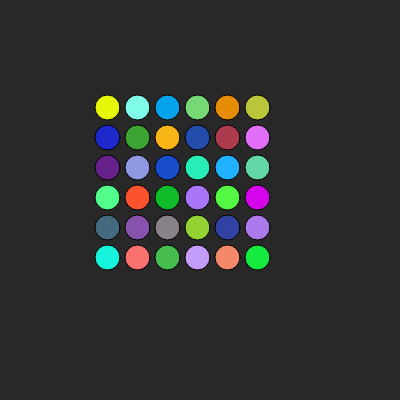
Frame 1 (no input)
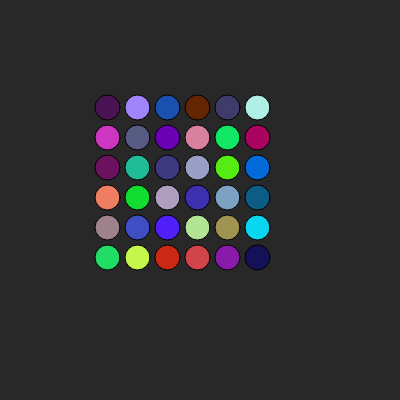
Frame 2 (the mouse pressed at the canvas centre, redrawn once)

The p5.js sketch that drew these frames (run headless with seeded random() and noise() and a simulated clock; the mouse was pressed at the canvas centre and the sketch redrawn once):

// p5.js sketch
// ── sketch.js
//  Dimitri Balzer
//  02.11.2021
//
//
//  Ich hatte leider echt keine Ahnung was die Hausaufgabe war.
//  Ich habe die Lectures durchgelesen, konnte aber keine Info dazu finden.
//  Deswegen hab ich einfach dieses kleine Programm geschrieben.


const SIZE = 400;

function setup() {
  createCanvas(SIZE, SIZE);
  noLoop() //For this case re-render is deactivated
}

function draw() {
  background(40);
  fill(100, 24, 255);
  
  generateComposition(5, 5, 25, 5, 'center', true)
}

/**
 * Renders a set of circles
 *
 * @param {number} [rows=5] - Number of rows
 * @param {number} [columns=5] - Number of columns
 * @param {number} [circleSize=25] - Size of each circle in px
 * @param {number} [distance=5] - Vertical and Horizontal distance betweeen each Circle in px
 * @param {string} [alignment=center] - Alignment of the set on the horizontal axis
 * @param {boolean} [randomizeColor=false] - If true, each circle will get a random color, otherwise will keep inital color
 */
function generateComposition( rows, columns, circleSize, distance, alignment, randomizeColor ) {

  distance = distance + circleSize;

  let startPosition = { x: 0, y: 0 };

  switch(alignment) {
    case 'left' : startPosition = { x: circleSize / 2, y: ( SIZE - circleSize * rows - distance * 2 ) / 2 }; break;
    case 'center' : startPosition = { x: ( SIZE - circleSize * columns - distance * 2 ) / 2, 
                                      y: ( SIZE - circleSize * rows - distance * 2 ) / 2 }; break;
    default : startPosition = { x: circleSize / 2, y: circleSize / 2 }
  }

  for (let i = 0; i <= columns; i++) {
    for (let j = 0; j <= rows; j++) {
      // circle(x, y, s)
      if (randomizeColor) {
        fill(Math.random() * 255, Math.random() * 255, Math.random() * 255)
      }
      circle( startPosition.x + distance * i,
              startPosition.y + distance * j,
              circleSize
      )
    }
  }
}

// Re-renders everytime mouse is clicked
function mouseClicked() {
  redraw()
}
